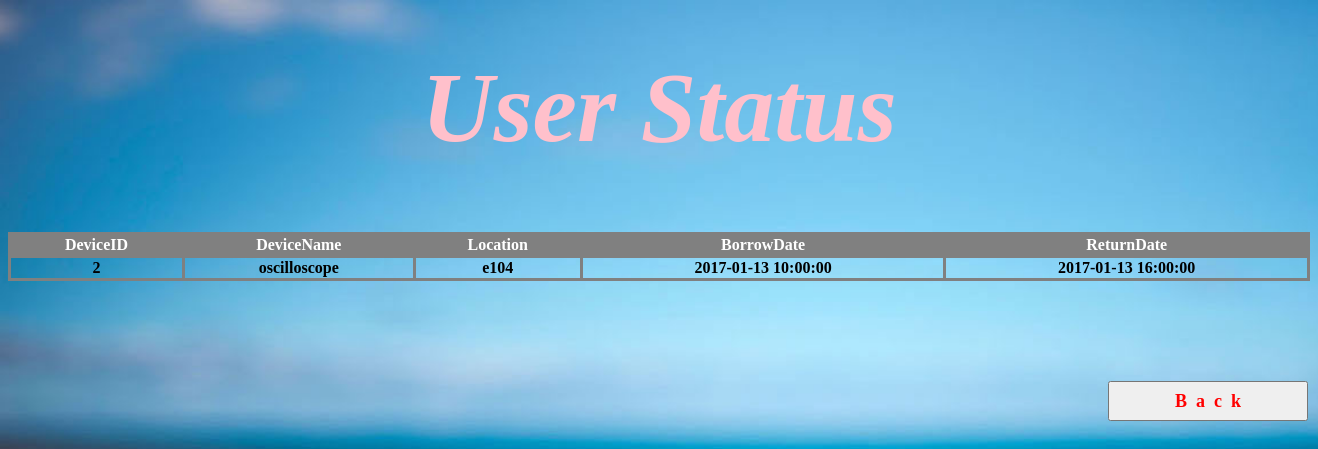
The app's page /UserStatus.php (signed in) with its own data.
### tables this page shows
CREATE TABLE IF NOT EXISTS `devices` (
  `DeviceID` int(11) NOT NULL AUTO_INCREMENT,
  `DeviceName` varchar(16) NOT NULL,
  `Location` varchar(16) NOT NULL,
  `IsBorrowed` tinyint(1) NOT NULL,
  `BorrowerDate` datetime,
  `Borrower` varchar(15),
  `ReturnDate` datetime,
  `Parameter`varchar(100) DEFAULT NULL,
  PRIMARY KEY (`DeviceID`)
  );

### UserStatus.php (the view, shortened to what this page needs)
<?php
include 'dbinfo.php';
?>
<?php
$username = $_SESSION['username'];
$link = mysqli_connect($host,$user,$pass) or die( "Unable to connect");
mysqli_select_db($link, $database) or die( "Unable to select database");
$sql_query = "SELECT * FROM devices WHERE Borrower = '$username' ";
$sql_query2 = "SELECT * FROM student_faculty WHERE Username = '$username'";
$result = mysqli_query ($link, $sql_query)  or die(mysqli_error($link));
$result2 = mysqli_query($link, $sql_query2)  or die(mysqli_error($link));
$numrow = mysqli_num_rows($result);
$userinfo = mysqli_fetch_array($result2);
if($numrow == 0){
	if($userinfo['IsFaculty']==0){
		echo"<script> alert('No Device Borrowed');parent.location.href='UserSummary.php'</script>";
	}
	else{
		echo"<script> alert('No Device Borrowed');parent.location.href='Admin.php'</script>";
	}
}
else{
	while($row = mysqli_fetch_assoc($result)){
		$arr[] = $row;
	}
}
?>
<html>
<head>
	<link href="UserStatus.css" rel="stylesheet" type="text/css" />
</head>
<body>
<h1> User Status</h1>
<table border="1" style="width:100%">
<tr>
<th>DeviceID</th>
<th>DeviceName</th>
<th>Location</th>
<th>BorrowDate</th>
<th>ReturnDate</th>
</tr>
<?php foreach ($arr as $element): ?>
<tr>
<td><?php echo $element['DeviceID']; ?></td>
<td><?php echo $element['DeviceName']; ?></td>
<td><?php echo $element['Location']; ?></td>
<td><?php echo $element['BorrowerDate']; ?></td>
<td><?php echo $element['ReturnDate']; ?></td>
</tr>
<?php endforeach ?>
<table>
<form action=<?php if($userinfo['IsFaculty']==0){echo "UserSummary.php";}else{echo "Admin.php";} ?> method="post">
<input type="Submit" value="B  a  c  k" id=back />
</form>
</table>
</body>
</html>

### UserStatus.css (style rules this page uses)
h1 { color:pink; font-family:GungsuhChe; font-weight:bold; font-style:italic; font-size:100px; text-align:center; margin-top:50px; }
table { border-collapse:collapse; }
table, td, th { border:3px solid gray; }
td { font-family:Ebrima; text-align:center; font-weight:bold; }
th { background-color:gray; color:white; }
#back { font-weight:bold; font-size:large; color:red; height:40px; width:200px; margin-left:1100px; margin-top:100px; font-family:Lucida Console; }
body { background-image:url("background1.jpg"); background-repeat:no-repeat; background-position:0px 0px; background-size:cover; }

### records on screen
devices: DeviceID "2", DeviceName "oscilloscope", Location "e104", BorrowerDate "2017-01-13 10:00:00", ReturnDate "2017-01-13 16:00:00"
